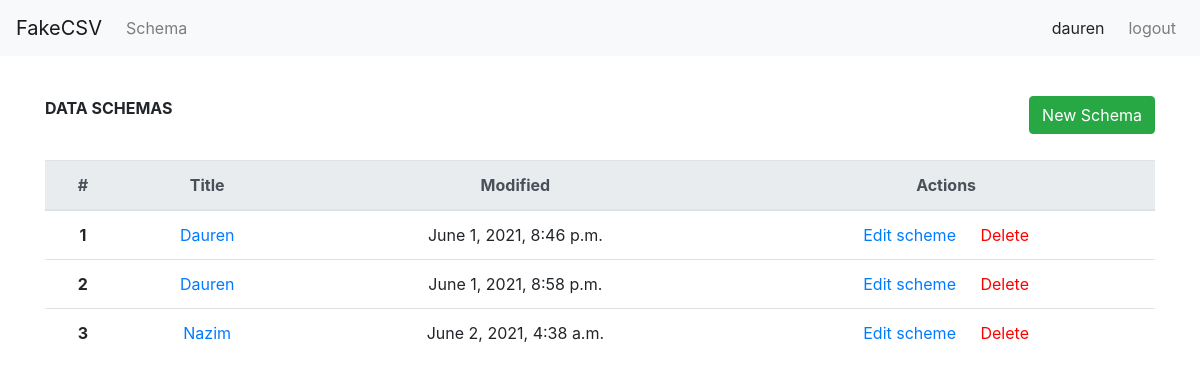
Before: /data-schemas (signed in) with the older database file.
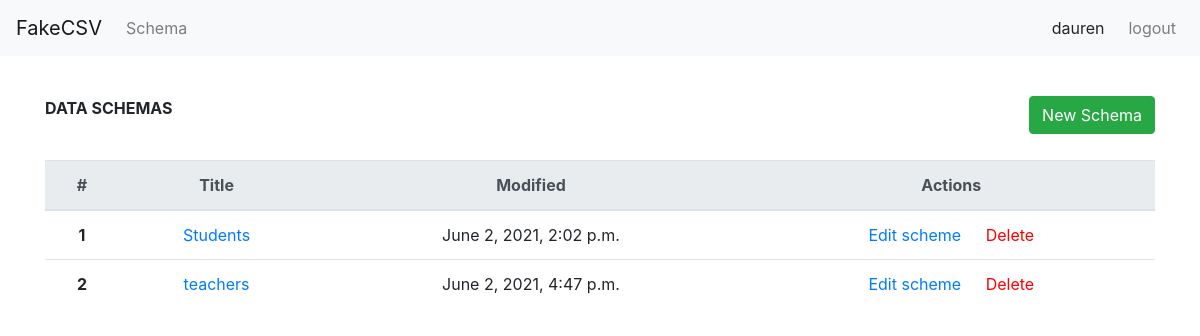
After: the same page with the newer database file.
### generator_service/models.py (models this page shows, shortened)
class TblSchemaBasicInfo(models.Model):
    schema_name = models.CharField(max_length=20, default='', null=True)
    column_separator = models.CharField(max_length=15,choices=SEPARATOR_CHOICES,default=";")
    string_character = models.CharField(max_length=15,choices=STRING_CHARACTER_CHOICES,default="'")
    creator = models.ForeignKey(User, on_delete = models.CASCADE, null=True)
    updated_time = models.DateTimeField(auto_now_add=False, auto_now=True)
    created_time = models.DateTimeField(auto_now_add=True, auto_now=False)
    class Meta:
        db_table = "mdl_schema_basic_info"
        verbose_name = 'Структура файла'
        verbose_name_plural = 'Структура файлы'

### generator_service/views.py (the view)
# urls.py: path('data-schemas',views.data_schemas_views,name="data_schemas_views"),
def data_schemas_views(request):
    context = {}
    req_user = request.user
    query = models.TblSchemaBasicInfo.objects.filter(creator=req_user)
    context['request_user'] = req_user
    context['query'] = query
    return render(request, "generator_service/data_schemas.html", context=context)

### templates/generator_service/data_schemas.html (shortened to what this page needs)
{% extends "base.html" %}
{% load static %}
{% block content %}
    <div class="container">
        <div class="schema-header">
            <span><b>DATA SCHEMAS</b> </span>
            <a class="new-schema-button" href="{% url 'new_schema_views' %}">
                <button type="button" class="btn btn-success">New Schema</button>
            </a>
        </div>
        <table class="table">
            <thead class="thead-light">
            <tr>
                <th scope="col">#</th>
                <th scope="col">Title</th>
                <th scope="col">Modified</th>
                <th scope="col">Actions</th>
            </tr>
            </thead>
            <tbody>
            {% for item in query %}
                <tr>
                    <th scope="row">{{ forloop.counter }}</th>
                    <td><a href="/data-sets/{{ item.id }}">{{ item.schema_name }}</a></td>
                    <td>{{ item.updated_time }}</td>
                    <td>
                        <a href="{% url 'edit_schema_views' item.id %}">Edit scheme</a>
                        <a class="delete-link" href="">Delete</a>
                    </td>
                </tr>
            {% endfor %}
            </tbody>
        </table>
    </div>
{% endblock %}

### templates/base.html (shortened to what this page needs)
{% load static %}
<!DOCTYPE html>
<html lang="en">
<head>
    <link rel="stylesheet" href="https://maxcdn.bootstrapcdn.com/bootstrap/4.0.0/css/bootstrap.min.css"
>
    <link rel="stylesheet" type="text/css" href="{% static 'css/main.css' %}">
</head>
<body>
<header>
    <nav class="navbar navbar-expand-lg navbar-light bg-light">
        <a class="navbar-brand" href="#">FakeCSV</a>
        <div class="collapse navbar-collapse" id="navbarText">
            <ul class="navbar-nav mr-auto">
                <li class="nav-item">
                    <a class="nav-link" href="{% url 'data_schemas_views' %}">Schema</a>
                </li>
            </ul>
            <span class="navbar">
              {{ user.username }}
            </span>
            <ul class="navbar-nav">
                <li class="nav-item">
                    <a class="nav-link" href="{% url 'logout_user' %}">logout</a>
                </li>
            </ul>
        </div>
    </nav>
</header>
<div>
    {% block content %}
    {% endblock content %}
</div>
</body>
</html>

### static/css/main.css (style rules this page uses)
body { height: 100%; }
.new-schema-button { float: right; }
.schema-header { padding-top: 40px; padding-bottom: 40px; }
.delete-link { color: red; margin-left: 20px; }
.table { text-align: center; }

Changed rows visible on the page:
removed TblSchemaBasicInfo: schema_name "Dauren", updated_time "June 1, 2021, 8:46 p.m."
removed TblSchemaBasicInfo: schema_name "Dauren", updated_time "June 1, 2021, 8:58 p.m."
removed TblSchemaBasicInfo: schema_name "Nazim", updated_time "June 2, 2021, 4:38 a.m."
added TblSchemaBasicInfo: schema_name "Students", updated_time "June 2, 2021, 2:02 p.m."
added TblSchemaBasicInfo: schema_name "teachers", updated_time "June 2, 2021, 4:47 p.m."
